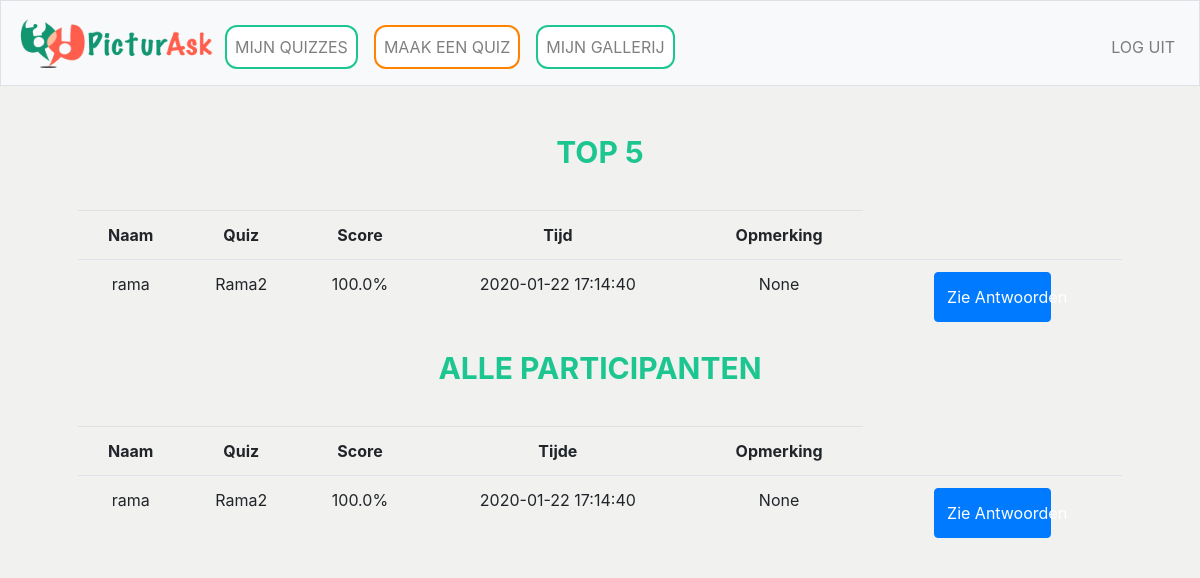
Before: /index (signed in) with the older database file.
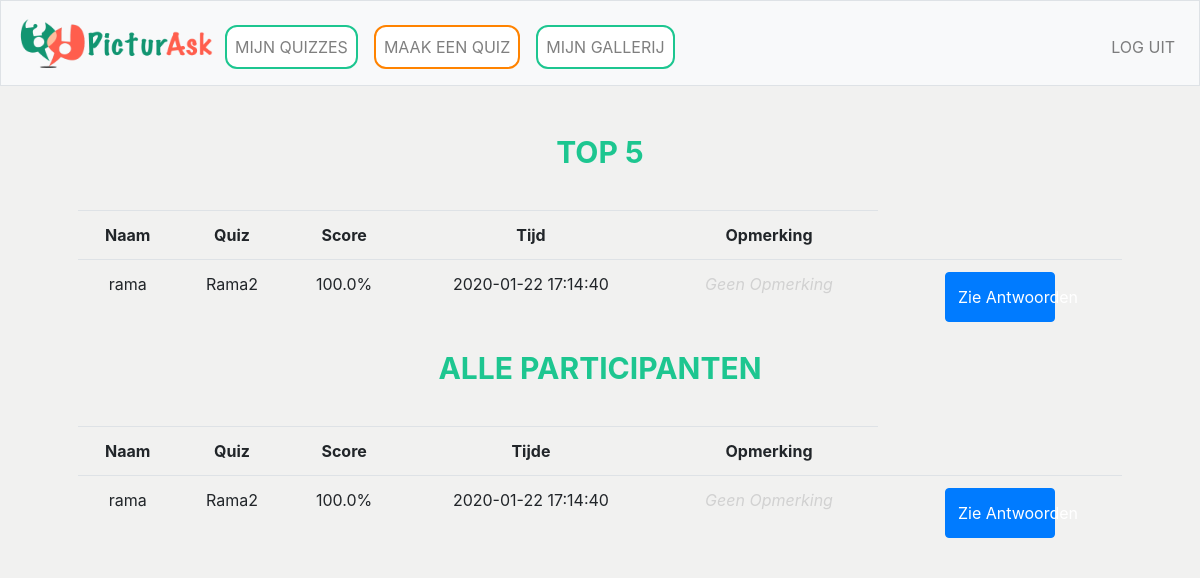
After: the same page with the newer database file.
### tables this page shows
CREATE TABLE 'participants' ('participant_id' integer PRIMARY KEY AUTOINCREMENT NOT NULL, 'quiz_id' integer NOT NULL, 'name' text NOT NULL, 'score' real, 'time'  timestamp DEFAULT CURRENT_TIMESTAMP  , 'comment' text DEFAULT '');

CREATE TABLE 'quizes' ('quiz_id' integer PRIMARY KEY AUTOINCREMENT NOT NULL,'user_id' integer NOT NULL, 'quiz_titel'  text NOT NULL  , 'date'  timestamp DEFAULT CURRENT_DATE  , 'gif' text, 'dankwoord' text);

### application.py (the view)
@app.route("/index")
@login_required
def index():
    session["user_id"]
    my_quizes = db.execute("SELECT * FROM quizes WHERE user_id = :username",username=session["user_id"])
    participants_list = []
    for quiz in my_quizes:
        for participant in db.execute("SELECT * FROM participants WHERE  quiz_id = :quiz", quiz=quiz['quiz_id']):
            participant["quizname"] = quiz["quiz_titel"]
            participants_list.append(participant)
    participants_list.reverse()
    top_participants = sorted(participants_list, key=lambda x:x["score"])
    top_participants.reverse()
    return render_template("index.html", participants_list=percentage(participants_list), top_participants=top_participants[:5])

### application.py (called while the page is built)
@app.after_request
def after_request(response):
    response.headers["Cache-Control"] = "no-cache, no-store, must-revalidate"
    response.headers["Expires"] = 0
    response.headers["Pragma"] = "no-cache"
    return response

### helpers.py (called while the page is built)
def login_required(f):
    @wraps(f)
    def decorated_function(*args, **kwargs):
        if session.get("user_id") is None:
            return redirect("/login")
        return f(*args, **kwargs)
    return decorated_function

def percentage(answer_list):
    for answer in answer_list:
        answer["score"] = str(answer["score"] * 100) + "%"
    return answer_list

### templates/index.html (shortened to what this page needs)
{% extends "layout.html" %}
{% block main %}
    <form action="/index" method="post">
        <div class="form-group">
            <table class="table table-hoverable">
                <h2>TOP 5</h2>
                <tr>
                    <th>Naam</th>
                    <th>Quiz</th>
                    <th>Score</th>
                    <th>Tijd</th>
                    <th>Opmerking</th>
                </tr>
                {% for part in top_participants %}
                    <tr>
                        <td>{{part["name"]}}</td>
                        <td>{{part["quizname"]}}</td>
                        <td>{{part["score"]}}</td>
                        <td>{{part["time"]}}</td>
                        {% if part["comment"] == "" %}
                            <td><i><font color=#D1D1D1>Geen Opmerking</font></i></td>
                        {% else%}
                            <td>{{part["comment"]}}</td>
                        {% endif %}
                        <td> <button type="button" class="btn btn-primary" onclick="window.location.href='/antwoord/{{part['participant_id']}}'">Zie Antwoorden</button></td>
                    </tr>
                {% endfor %}
            </table>
            <table class="table table-hoverable">
                <h2>ALLE PARTICIPANTEN</h2>
                <tr>
                    <th>Naam</th>
                    <th>Quiz</th>
                    <th>Score</th>
                    <th>Tijde</th>
                    <th>Opmerking</th>
                </tr>
                {% for part in participants_list %}
                    <tr>
                        <td>{{part["name"]}}</td>
                        <td>{{part["quizname"]}}</td>
                        <td>{{part["score"]}}</td>
                        <td>{{part["time"]}}</td>
                        {% if part["comment"] == "" %}
                            <td><i><font color=#D1D1D1>Geen Opmerking</font></i></td>
                        {% else%}
                            <td>{{part["comment"]}}</td>
                        {% endif %}
                        <td> <button type="button" class="btn btn-primary" onclick="window.location.href='/antwoord/{{part['participant_id']}}'">Zie Antwoorden</button></td>
                    </tr>
                {% endfor %}
            </table>
        </div>
    </form>
{% endblock %}

Changed rows visible on the page:
changed participants "rama": comment "None" → (not shown); now shows "Geen Opmerking Geen Opmerking"
